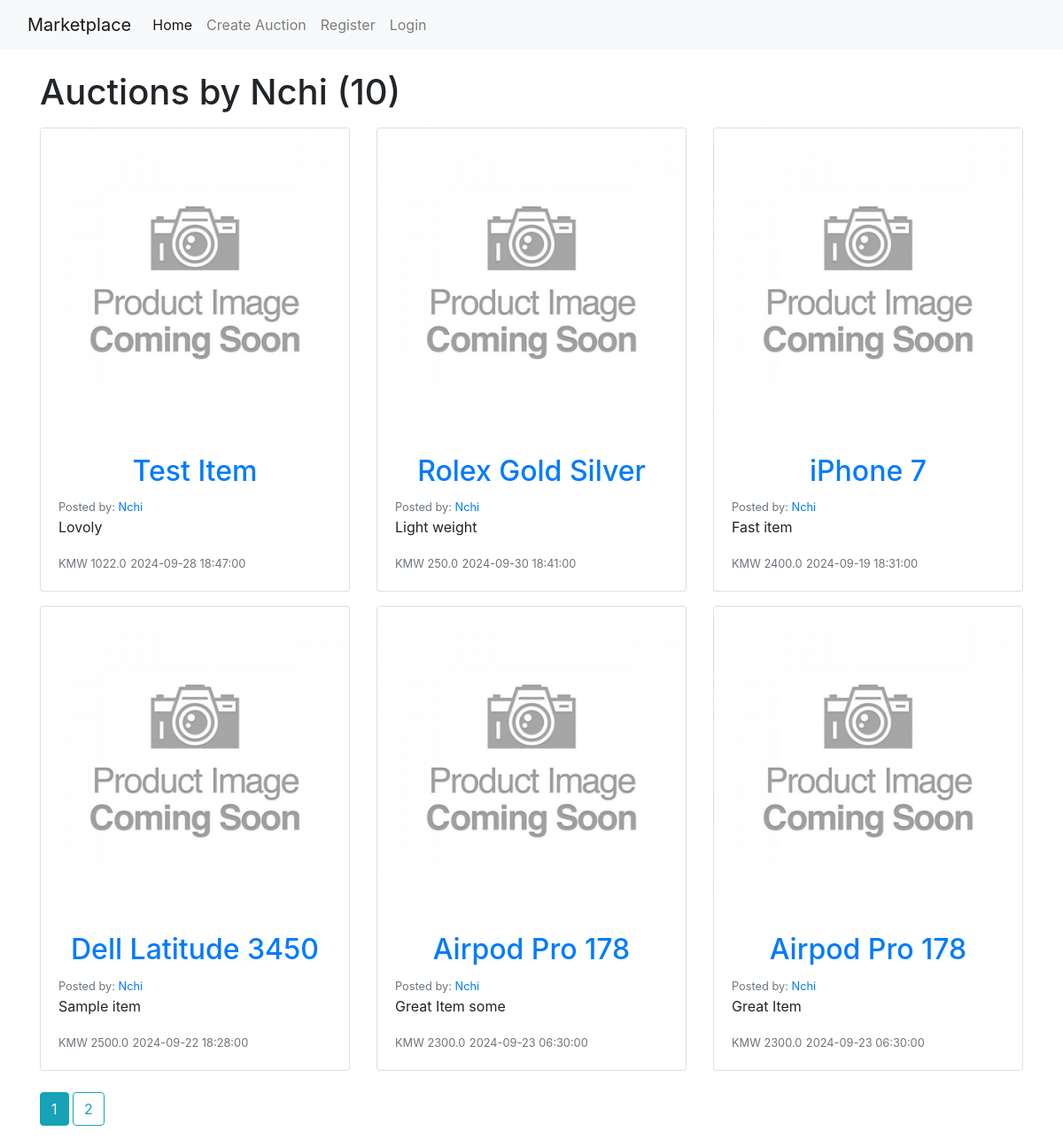
Page /user/Nchi on the committed database.
### auction_app/models.py (models this page shows, shortened)
class User(db.Model, UserMixin):
    __tablename__ = 'users'
    id = db.Column(db.Integer, primary_key=True)
    username = db.Column(db.String(20), unique=True, nullable=False)
    first_name = db.Column(db.String(20), nullable=False)
    last_name = db.Column(db.String(20), nullable=False)
    image_file = db.Column(db.String(20), nullable=False, default='default.jpg')
    email = db.Column(db.String(120), unique=True, nullable=False)
    password = db.Column(db.String(60), nullable=False)
    auctions = db.relationship('Auction', backref='bid', lazy=True)

class Auction(db.Model):
    __tablename__ = 'auctions'
    id = db.Column(db.Integer, primary_key=True)
    title = db.Column(db.String(100), nullable=False)
    description = db.Column(db.Text)
    image_file = db.Column(db.String(20), nullable=False, default='placeholder.jpg')
    initial_bid = db.Column(db.Float, nullable=False)
    date_posted = db.Column(db.DateTime, nullable=False, default=datetime.utcnow)
    end_date = db.Column(db.DateTime, nullable=False)
    user_id = db.Column(db.Integer, db.ForeignKey('users.id'), nullable=False)

### auction_app/users/routes.py (the view)
@users.route('/user/<string:username>', methods=['GET', 'POST'])
def user_auctions(username):
    page = request.args.get('page', 1, type=int)
    user = User.query.filter_by(username=username).first_or_404()
    auctions = Auction.query.filter_by(bid=user)\
        .order_by(Auction.date_posted.desc())\
        .paginate(page=page, per_page=6)
    return render_template('user_auctions.html', title="Home",
                           auctions=auctions, user=user)

### auction_app/templates/user_auctions.html
{% extends 'base.html' %}
{% block content %}
<div class="container">
    <h1 class="mb-3">Auctions by {{user.username}} ({{auctions.total}})</h1>
    <div class="row">
        {% for auction in auctions.items %}
            <div class="col-md-4 mb-3">
              <div class="card">
                <img src="{{ url_for('static', filename='item_pics/placeholder.jpg') }}" class="card-img-top" alt="placeholder for auctions">
                <div class="card-body">
                    <h2 class=""><a class="card-title" href="{{url_for('auctions.auction', auction_id=auction.id)}}">{{ auction.title }}</a></h2>
                    <small class="text-muted">Posted by:
                      <a href="{{ url_for('users.user_auctions', username=auction.bid.username) }}">
                        {{ auction.bid.username }}
                      </a>
                    </small>
                    <p class="card-text text-truncate">{{ auction.description }}</p>
                    <small class="text-muted">KMW {{ auction.initial_bid }}</small>
                    <small class="text-muted">{{ auction.end_date }}</small>
                </div>
              </div>
            </div>
        {% endfor %}
    </div>
    {% for page_num in auctions.iter_pages(left_edge=1, right_edge=1, left_current=1, right_current=2) %}
      {% if page_num %}
        {% if auctions.page == page_num %}
          <a class="btn btn-info mb-4 mt-2" href="{{url_for('users.user_auctions', username=user.username, page=page_num)}}">{{ page_num }}</a>
        {% else %}
          <a class="btn btn-outline-info mb-4 mt-2" href="{{url_for('users.user_auctions', username=user.username, page=page_num)}}">{{ page_num }}</a>
        {% endif %}
      {% else %}
      ...
      {% endif %}
    {% endfor %}
</div>
{% endblock %}

### auction_app/static/css/styles.css (style rules this page uses)
body { font-family: 'Poppins', sans-serif; margin: 0; padding: 0; }
h2 { margin-top: 0; text-align: center; }
img { max-width: 100%; max-height: 100%; overflow: hidden; object-fit: cover; }

### rows in the picture
User: username "Nchi"
Auction: title "Test Item", bid.username "Nchi", description "Lovoly", initial_bid "1022.0", end_date "2024-09-28 18:47:00"
Auction: title "Rolex Gold Silver", bid.username "Nchi", description "Light weight", initial_bid "250.0", end_date "2024-09-30 18:41:00"
Auction: title "iPhone 7", bid.username "Nchi", description "Fast item", initial_bid "2400.0", end_date "2024-09-19 18:31:00"
Auction: title "Dell Latitude 3450", bid.username "Nchi", description "Sample item", initial_bid "2500.0", end_date "2024-09-22 18:28:00"
Auction: title "Airpod Pro 178", bid.username "Nchi", description "Great Item some", initial_bid "2300.0", end_date "2024-09-23 06:30:00"
Auction: title "Airpod Pro 178", bid.username "Nchi", description "Great Item", initial_bid "2300.0", end_date "2024-09-23 06:30:00"

### other values in the picture
{{ auctions.total }} "10"
{{ page_num }} "1"
{{ page_num }} "2"
